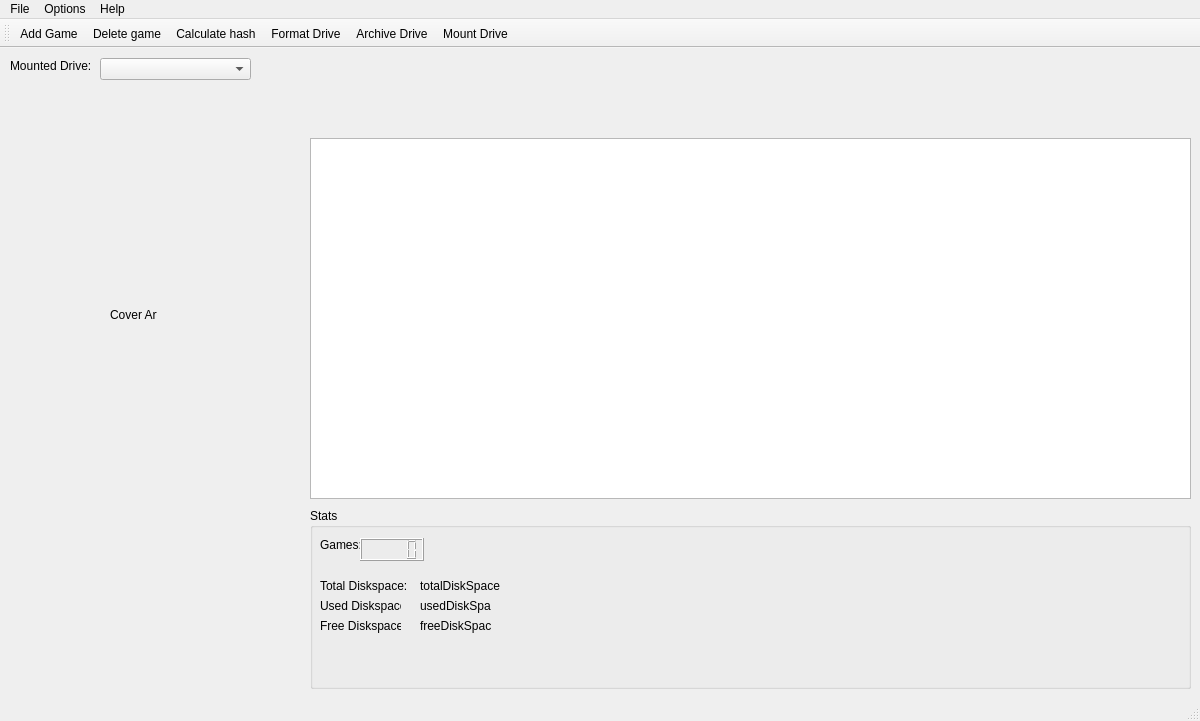
<?xml version="1.0" encoding="UTF-8"?>
<ui version="4.0">
 <class>MainWindow</class>
 <widget class="QMainWindow" name="MainWindow">
  <property name="geometry">
   <rect>
    <x>0</x>
    <y>0</y>
    <width>1200</width>
    <height>721</height>
   </rect>
  </property>
  <property name="windowTitle">
   <string>MainWindow</string>
  </property>
  <widget class="QWidget" name="centralwidget">
   <widget class="QGroupBox" name="groupBox">
    <property name="geometry">
     <rect>
      <x>310</x>
      <y>460</y>
      <width>881</width>
      <height>181</height>
     </rect>
    </property>
    <property name="title">
     <string>Stats</string>
    </property>
    <widget class="QLabel" name="label">
     <property name="geometry">
      <rect>
       <x>10</x>
       <y>30</y>
       <width>47</width>
       <height>13</height>
      </rect>
     </property>
     <property name="text">
      <string>Games:</string>
     </property>
    </widget>
    <widget class="QLCDNumber" name="lcdNumber">
     <property name="geometry">
      <rect>
       <x>50</x>
       <y>30</y>
       <width>64</width>
       <height>23</height>
      </rect>
     </property>
    </widget>
    <widget class="QLabel" name="label_4">
     <property name="geometry">
      <rect>
       <x>10</x>
       <y>70</y>
       <width>91</width>
       <height>16</height>
      </rect>
     </property>
     <property name="text">
      <string>Total Diskspace:</string>
     </property>
    </widget>
    <widget class="QLabel" name="label_5">
     <property name="geometry">
      <rect>
       <x>110</x>
       <y>70</y>
       <width>81</width>
       <height>16</height>
      </rect>
     </property>
     <property name="text">
      <string>totalDiskSpace</string>
     </property>
    </widget>
    <widget class="QLabel" name="label_6">
     <property name="geometry">
      <rect>
       <x>10</x>
       <y>90</y>
       <width>81</width>
       <height>16</height>
      </rect>
     </property>
     <property name="text">
      <string>Used Diskspace:</string>
     </property>
    </widget>
    <widget class="QLabel" name="label_7">
     <property name="geometry">
      <rect>
       <x>110</x>
       <y>90</y>
       <width>71</width>
       <height>16</height>
      </rect>
     </property>
     <property name="text">
      <string>usedDiskSpace</string>
     </property>
    </widget>
    <widget class="QLabel" name="label_8">
     <property name="geometry">
      <rect>
       <x>10</x>
       <y>110</y>
       <width>81</width>
       <height>16</height>
      </rect>
     </property>
     <property name="text">
      <string>Free Diskspace:</string>
     </property>
    </widget>
    <widget class="QLabel" name="label_9">
     <property name="geometry">
      <rect>
       <x>110</x>
       <y>110</y>
       <width>71</width>
       <height>16</height>
      </rect>
     </property>
     <property name="text">
      <string>freeDiskSpace</string>
     </property>
    </widget>
   </widget>
   <widget class="QTableView" name="tableView">
    <property name="geometry">
     <rect>
      <x>310</x>
      <y>90</y>
      <width>881</width>
      <height>361</height>
     </rect>
    </property>
   </widget>
   <widget class="QLabel" name="label_2">
    <property name="geometry">
     <rect>
      <x>110</x>
      <y>260</y>
      <width>47</width>
      <height>13</height>
     </rect>
    </property>
    <property name="text">
     <string>Cover Art</string>
    </property>
   </widget>
   <widget class="QComboBox" name="comboBox">
    <property name="geometry">
     <rect>
      <x>100</x>
      <y>10</y>
      <width>151</width>
      <height>22</height>
     </rect>
    </property>
   </widget>
   <widget class="QLabel" name="label_3">
    <property name="geometry">
     <rect>
      <x>10</x>
      <y>10</y>
      <width>91</width>
      <height>16</height>
     </rect>
    </property>
    <property name="text">
     <string>Mounted Drive:</string>
    </property>
   </widget>
  </widget>
  <widget class="QMenuBar" name="menubar">
   <property name="geometry">
    <rect>
     <x>0</x>
     <y>0</y>
     <width>1200</width>
     <height>21</height>
    </rect>
   </property>
   <widget class="QMenu" name="menuFile">
    <property name="title">
     <string>File</string>
    </property>
    <addaction name="actionAdd_Game"/>
    <addaction name="actionCalculate_hash"/>
    <addaction name="actionExit_app"/>
   </widget>
   <widget class="QMenu" name="menuOptions">
    <property name="title">
     <string>Options</string>
    </property>
    <addaction name="actionFormat"/>
    <addaction name="actionArchive_Drive"/>
    <addaction name="actionMount_Drive"/>
   </widget>
   <widget class="QMenu" name="menuHelp">
    <property name="title">
     <string>Help</string>
    </property>
    <addaction name="actionAbout"/>
   </widget>
   <addaction name="menuFile"/>
   <addaction name="menuOptions"/>
   <addaction name="menuHelp"/>
  </widget>
  <widget class="QStatusBar" name="statusbar"/>
  <widget class="QToolBar" name="toolBar">
   <property name="windowTitle">
    <string>toolBar</string>
   </property>
   <attribute name="toolBarArea">
    <enum>TopToolBarArea</enum>
   </attribute>
   <attribute name="toolBarBreak">
    <bool>false</bool>
   </attribute>
   <addaction name="actionAdd_Game"/>
   <addaction name="actionDelete_game"/>
   <addaction name="actionCalculate_hash"/>
   <addaction name="actionFormat"/>
   <addaction name="actionArchive_Drive"/>
   <addaction name="actionMount_Drive"/>
  </widget>
  <action name="actionFormat">
   <property name="icon">
    <iconset>
     <normaloff>../icons/BeOS-r5-Icons-master/32x32/devices/cdwriter_unmount.png</normaloff>../icons/BeOS-r5-Icons-master/32x32/devices/cdwriter_unmount.png</iconset>
   </property>
   <property name="text">
    <string>Format Drive</string>
   </property>
  </action>
  <action name="actionArchive_Drive">
   <property name="icon">
    <iconset>
     <normaloff>../icons/BeOS-r5-Icons-master/32x32/mimetypes/zip.png</normaloff>../icons/BeOS-r5-Icons-master/32x32/mimetypes/zip.png</iconset>
   </property>
   <property name="text">
    <string>Archive Drive</string>
   </property>
  </action>
  <action name="actionCalculate_hash">
   <property name="icon">
    <iconset>
     <normaloff>../icons/BeOS-r5-Icons-master/32x32/apps/Calculator-icon.png</normaloff>../icons/BeOS-r5-Icons-master/32x32/apps/Calculator-icon.png</iconset>
   </property>
   <property name="text">
    <string>Calculate hash</string>
   </property>
  </action>
  <action name="actionDelete_game">
   <property name="icon">
    <iconset>
     <normaloff>../icons/BeOS-r5-Icons-master/16x16/actions/cancel.png</normaloff>../icons/BeOS-r5-Icons-master/16x16/actions/cancel.png</iconset>
   </property>
   <property name="text">
    <string>Delete game</string>
   </property>
  </action>
  <action name="actionAbout">
   <property name="icon">
    <iconset>
     <normaloff>../icons/BeOS-r5-Icons-master/22x22/apps/Nextcloud_ok.png</normaloff>../icons/BeOS-r5-Icons-master/22x22/apps/Nextcloud_ok.png</iconset>
   </property>
   <property name="text">
    <string>About</string>
   </property>
  </action>
  <action name="actionMount_Drive">
   <property name="icon">
    <iconset>
     <normaloff>../icons/BeOS-r5-Icons-master/32x32/filesystems/folder_open.png</normaloff>../icons/BeOS-r5-Icons-master/32x32/filesystems/folder_open.png</iconset>
   </property>
   <property name="text">
    <string>Mount Drive</string>
   </property>
  </action>
  <action name="actionExit_app">
   <property name="icon">
    <iconset>
     <normaloff>../icons/BeOS-r5-Icons-master/16x16/actions/go-home.png</normaloff>../icons/BeOS-r5-Icons-master/16x16/actions/go-home.png</iconset>
   </property>
   <property name="text">
    <string>Exit app</string>
   </property>
  </action>
  <action name="actionAdd_Game">
   <property name="icon">
    <iconset>
     <normaloff>../icons/BeOS-r5-Icons-master/16x16/actions/add.png</normaloff>../icons/BeOS-r5-Icons-master/16x16/actions/add.png</iconset>
   </property>
   <property name="text">
    <string>Add Game</string>
   </property>
  </action>
 </widget>
 <resources/>
 <connections/>
</ui>
